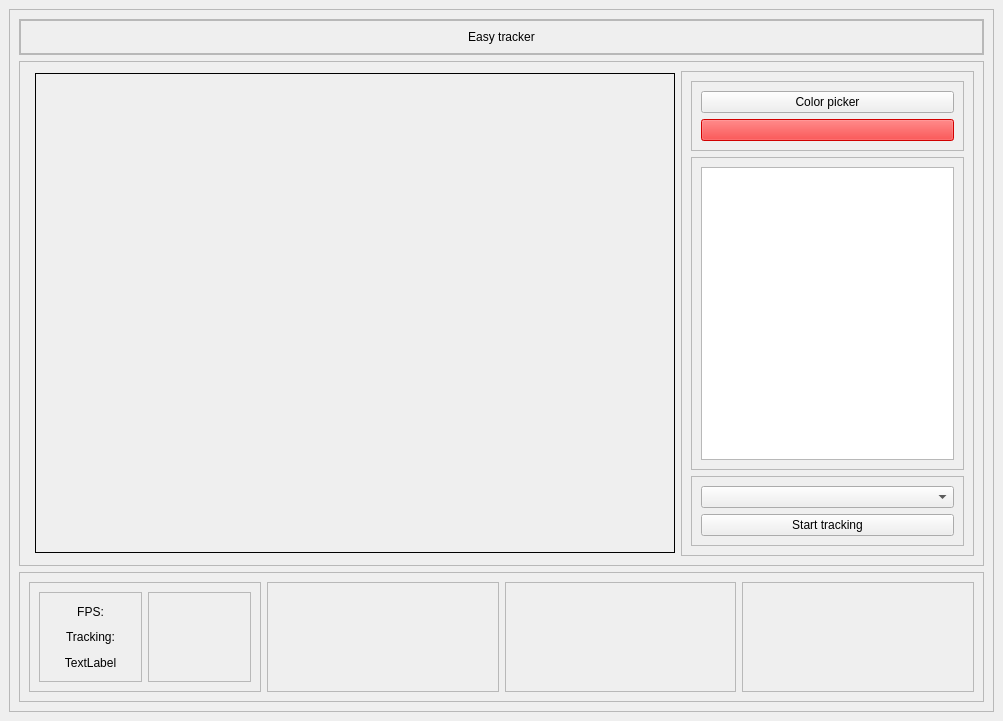
<?xml version="1.0" encoding="UTF-8"?>
<ui version="4.0">
 <class>MainWindow</class>
 <widget class="QMainWindow" name="MainWindow">
  <property name="geometry">
   <rect>
    <x>0</x>
    <y>0</y>
    <width>1003</width>
    <height>721</height>
   </rect>
  </property>
  <property name="windowTitle">
   <string>MainWindow</string>
  </property>
  <widget class="QWidget" name="widget">
   <layout class="QHBoxLayout" name="horizontalLayout">
    <item>
     <widget class="QFrame" name="frame">
      <property name="frameShape">
       <enum>QFrame::StyledPanel</enum>
      </property>
      <property name="frameShadow">
       <enum>QFrame::Raised</enum>
      </property>
      <layout class="QVBoxLayout" name="verticalLayout">
       <item>
        <widget class="QFrame" name="header">
         <property name="maximumSize">
          <size>
           <width>16777215</width>
           <height>50</height>
          </size>
         </property>
         <property name="frameShape">
          <enum>QFrame::StyledPanel</enum>
         </property>
         <property name="frameShadow">
          <enum>QFrame::Raised</enum>
         </property>
         <layout class="QHBoxLayout" name="horizontalLayout_3">
          <property name="leftMargin">
           <number>0</number>
          </property>
          <property name="topMargin">
           <number>0</number>
          </property>
          <property name="rightMargin">
           <number>0</number>
          </property>
          <property name="bottomMargin">
           <number>0</number>
          </property>
          <item>
           <widget class="QFrame" name="frame_4">
            <property name="frameShape">
             <enum>QFrame::StyledPanel</enum>
            </property>
            <property name="frameShadow">
             <enum>QFrame::Raised</enum>
            </property>
            <layout class="QHBoxLayout" name="horizontalLayout_4">
             <item>
              <widget class="QLabel" name="label">
               <property name="text">
                <string>Easy tracker</string>
               </property>
               <property name="alignment">
                <set>Qt::AlignCenter</set>
               </property>
              </widget>
             </item>
            </layout>
           </widget>
          </item>
         </layout>
        </widget>
       </item>
       <item>
        <widget class="QFrame" name="body">
         <property name="frameShape">
          <enum>QFrame::StyledPanel</enum>
         </property>
         <property name="frameShadow">
          <enum>QFrame::Raised</enum>
         </property>
         <layout class="QHBoxLayout" name="horizontalLayout_2">
          <item>
           <widget class="QFrame" name="leftBodyContainer">
            <property name="maximumSize">
             <size>
              <width>100</width>
              <height>16777215</height>
             </size>
            </property>
            <property name="frameShape">
             <enum>QFrame::StyledPanel</enum>
            </property>
            <property name="frameShadow">
             <enum>QFrame::Raised</enum>
            </property>
           </widget>
          </item>
          <item>
           <widget class="QFrame" name="centralBodyContainer">
            <property name="minimumSize">
             <size>
              <width>640</width>
              <height>480</height>
             </size>
            </property>
            <property name="maximumSize">
             <size>
              <width>640</width>
              <height>480</height>
             </size>
            </property>
            <property name="frameShape">
             <enum>QFrame::Box</enum>
            </property>
            <property name="frameShadow">
             <enum>QFrame::Plain</enum>
            </property>
           </widget>
          </item>
          <item>
           <widget class="QFrame" name="rightBodyContainer">
            <property name="maximumSize">
             <size>
              <width>300</width>
              <height>16777215</height>
             </size>
            </property>
            <property name="frameShape">
             <enum>QFrame::StyledPanel</enum>
            </property>
            <property name="frameShadow">
             <enum>QFrame::Raised</enum>
            </property>
            <layout class="QVBoxLayout" name="verticalLayout_3">
             <item>
              <widget class="QFrame" name="frame_2">
               <property name="maximumSize">
                <size>
                 <width>16777215</width>
                 <height>80</height>
                </size>
               </property>
               <property name="frameShape">
                <enum>QFrame::StyledPanel</enum>
               </property>
               <property name="frameShadow">
                <enum>QFrame::Raised</enum>
               </property>
               <layout class="QVBoxLayout" name="verticalLayout_2">
                <item>
                 <widget class="QPushButton" name="btnColorPicker">
                  <property name="styleSheet">
                   <string notr="true"/>
                  </property>
                  <property name="text">
                   <string>Color picker</string>
                  </property>
                 </widget>
                </item>
                <item>
                 <widget class="QPushButton" name="btnCurrColor">
                  <property name="enabled">
                   <bool>false</bool>
                  </property>
                  <property name="styleSheet">
                   <string notr="true">background-color: rgb(255, 0, 0);</string>
                  </property>
                  <property name="text">
                   <string/>
                  </property>
                  <property name="flat">
                   <bool>false</bool>
                  </property>
                 </widget>
                </item>
               </layout>
              </widget>
             </item>
             <item>
              <widget class="QFrame" name="frame_5">
               <property name="frameShape">
                <enum>QFrame::StyledPanel</enum>
               </property>
               <property name="frameShadow">
                <enum>QFrame::Raised</enum>
               </property>
               <layout class="QHBoxLayout" name="horizontalLayout_5">
                <item>
                 <widget class="QListWidget" name="listWidget"/>
                </item>
               </layout>
              </widget>
             </item>
             <item>
              <widget class="QFrame" name="frame_3">
               <property name="maximumSize">
                <size>
                 <width>16777215</width>
                 <height>100</height>
                </size>
               </property>
               <property name="frameShape">
                <enum>QFrame::StyledPanel</enum>
               </property>
               <property name="frameShadow">
                <enum>QFrame::Raised</enum>
               </property>
               <layout class="QVBoxLayout" name="verticalLayout_4">
                <item>
                 <widget class="QComboBox" name="cmbTrackers"/>
                </item>
                <item>
                 <widget class="QPushButton" name="btnStartTracking">
                  <property name="text">
                   <string>Start tracking</string>
                  </property>
                 </widget>
                </item>
               </layout>
              </widget>
             </item>
            </layout>
           </widget>
          </item>
         </layout>
        </widget>
       </item>
       <item>
        <widget class="QFrame" name="footer">
         <property name="minimumSize">
          <size>
           <width>0</width>
           <height>130</height>
          </size>
         </property>
         <property name="maximumSize">
          <size>
           <width>16777215</width>
           <height>300</height>
          </size>
         </property>
         <property name="frameShape">
          <enum>QFrame::StyledPanel</enum>
         </property>
         <property name="frameShadow">
          <enum>QFrame::Raised</enum>
         </property>
         <layout class="QHBoxLayout" name="horizontalLayout_6">
          <item>
           <widget class="QFrame" name="frame_6">
            <property name="frameShape">
             <enum>QFrame::StyledPanel</enum>
            </property>
            <property name="frameShadow">
             <enum>QFrame::Raised</enum>
            </property>
            <layout class="QHBoxLayout" name="horizontalLayout_7">
             <item>
              <widget class="QFrame" name="frame_12">
               <property name="sizePolicy">
                <sizepolicy hsizetype="Preferred" vsizetype="Preferred">
                 <horstretch>0</horstretch>
                 <verstretch>0</verstretch>
                </sizepolicy>
               </property>
               <property name="contextMenuPolicy">
                <enum>Qt::PreventContextMenu</enum>
               </property>
               <property name="autoFillBackground">
                <bool>false</bool>
               </property>
               <property name="frameShape">
                <enum>QFrame::StyledPanel</enum>
               </property>
               <property name="frameShadow">
                <enum>QFrame::Raised</enum>
               </property>
               <layout class="QVBoxLayout" name="verticalLayout_5">
                <item>
                 <widget class="QLabel" name="label_3">
                  <property name="text">
                   <string>FPS:</string>
                  </property>
                  <property name="alignment">
                   <set>Qt::AlignCenter</set>
                  </property>
                 </widget>
                </item>
                <item>
                 <widget class="QLabel" name="label_2">
                  <property name="text">
                   <string>Tracking:</string>
                  </property>
                  <property name="alignment">
                   <set>Qt::AlignCenter</set>
                  </property>
                 </widget>
                </item>
                <item>
                 <widget class="QLabel" name="label_4">
                  <property name="text">
                   <string>TextLabel</string>
                  </property>
                  <property name="alignment">
                   <set>Qt::AlignCenter</set>
                  </property>
                 </widget>
                </item>
               </layout>
              </widget>
             </item>
             <item>
              <widget class="QFrame" name="frame_13">
               <property name="frameShape">
                <enum>QFrame::StyledPanel</enum>
               </property>
               <property name="frameShadow">
                <enum>QFrame::Raised</enum>
               </property>
               <layout class="QVBoxLayout" name="verticalLayout_6">
                <item>
                 <widget class="QLabel" name="lblFps">
                  <property name="text">
                   <string/>
                  </property>
                  <property name="alignment">
                   <set>Qt::AlignCenter</set>
                  </property>
                 </widget>
                </item>
                <item>
                 <widget class="QLabel" name="lblTracking">
                  <property name="text">
                   <string/>
                  </property>
                  <property name="alignment">
                   <set>Qt::AlignCenter</set>
                  </property>
                 </widget>
                </item>
                <item>
                 <widget class="QLabel" name="label_6">
                  <property name="text">
                   <string/>
                  </property>
                  <property name="alignment">
                   <set>Qt::AlignCenter</set>
                  </property>
                 </widget>
                </item>
               </layout>
              </widget>
             </item>
            </layout>
           </widget>
          </item>
          <item>
           <widget class="QFrame" name="frame_7">
            <property name="frameShape">
             <enum>QFrame::StyledPanel</enum>
            </property>
            <property name="frameShadow">
             <enum>QFrame::Raised</enum>
            </property>
           </widget>
          </item>
          <item>
           <widget class="QFrame" name="frame_8">
            <property name="frameShape">
             <enum>QFrame::StyledPanel</enum>
            </property>
            <property name="frameShadow">
             <enum>QFrame::Raised</enum>
            </property>
           </widget>
          </item>
          <item>
           <widget class="QFrame" name="frame_9">
            <property name="frameShape">
             <enum>QFrame::StyledPanel</enum>
            </property>
            <property name="frameShadow">
             <enum>QFrame::Raised</enum>
            </property>
           </widget>
          </item>
         </layout>
        </widget>
       </item>
      </layout>
     </widget>
    </item>
   </layout>
  </widget>
 </widget>
 <resources/>
 <connections/>
</ui>
